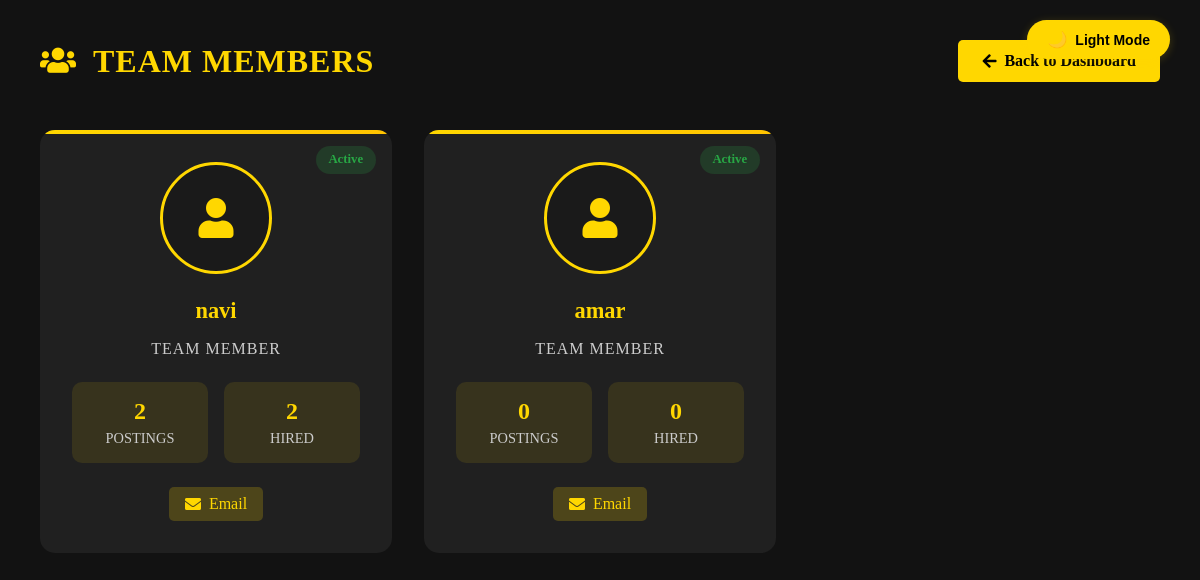
/view_team_members (signed in), run on an earlier commit of the app's database.
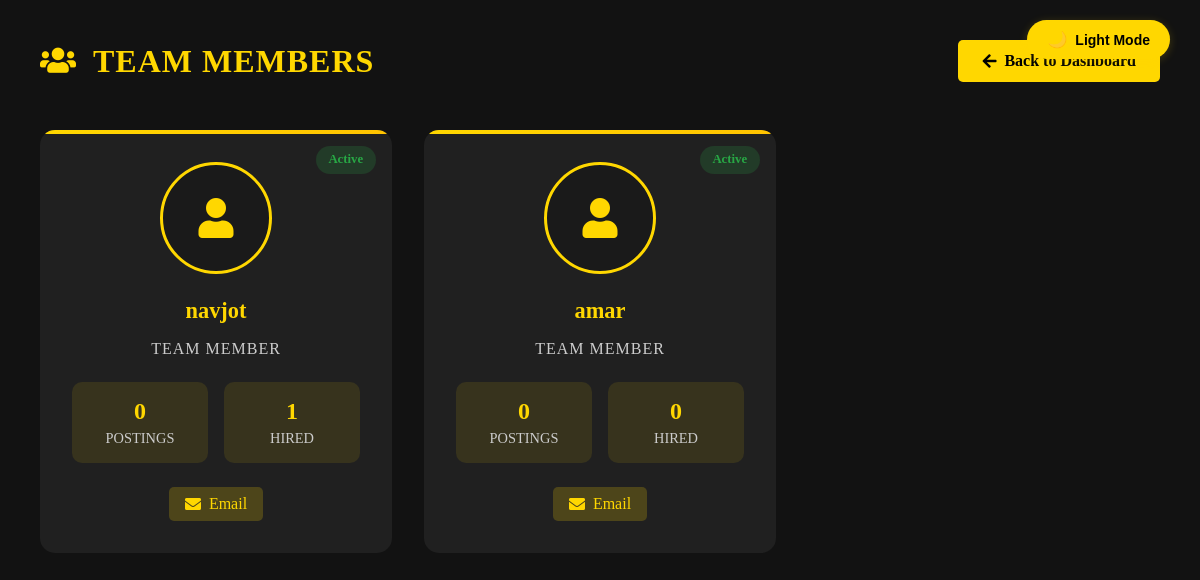
And on a later commit of the database.
### models.py (models this page shows)
class User(db.Model, UserMixin):
    id = db.Column(db.Integer, primary_key=True)
    name = db.Column(db.String(100), nullable=False)
    email = db.Column(db.String(100), nullable=False, unique=True)
    password = db.Column(db.String(255), nullable=False)
    role_id = db.Column(db.Integer, db.ForeignKey('role.id'), nullable=False, default=2)
    flag = db.Column(db.Boolean, default=False)
    created_at = db.Column(db.DateTime, default=datetime.utcnow)
    role = db.relationship('Role', backref=db.backref('users', lazy=True))

### app.py (the view)
@app.route('/view_team_members')
def view_team_members():
    if 'role' not in session or session['role'] not in ['employee', 'admin']:
        flash("Access Denied!", "danger")
        return redirect(url_for('employee_dashboard'))
    user = User.query.filter_by(email=session['user_email']).first()
    team_members = User.query.all()
    team_stats = {}
    for member in team_members:
        jobs_count = Job.query.filter_by(employee_email=member.email).count()
        hired_count = Hired.query.filter_by(employee_email=member.email).count()
        team_stats[member.email] = {
            'jobs_count': jobs_count,
            'hired_count': hired_count
        }
    return render_template('view_team_members.html', team_members=team_members, team_stats=team_stats)

### static/templates/view_team_members.html (shortened to what this page needs)
<!DOCTYPE html>
<html lang="en">
<head>
    <link rel="stylesheet" href="{{ url_for('static', filename='css/team.css') }}">
    <link rel="stylesheet" href="https://cdnjs.cloudflare.com/ajax/libs/font-awesome/5.15.4/css/all.min.css">
</head>
<body>
    <button class="toggle-mode" onclick="toggleMode()">Light Mode</button>
    <div class="team-container">
        <div class="page-header">
            <h2 class="page-title">
                <i class="fas fa-users"></i> Team Members
            </h2>
            <a href="{{ url_for('employee_dashboard') }}" class="back-button">
                <i class="fas fa-arrow-left"></i> Back to Dashboard
            </a>
        </div>
        <div class="team-grid">
            {% for member in team_members[1::] %}
            <div class="team-member-card">
                <div class="member-avatar">
                    <i class="fas fa-user"></i>
                </div>
                <div class="member-info">
                    <h3 class="member-name">{{ member.name }}</h3>
                    <p class="member-role">Team Member</p>
                    <div class="member-stats">
                        <div class="stat-item">
                            <div class="stat-value">{{ team_stats[member.email].jobs_count }}</div>
                            <div class="stat-label">Postings</div>
                        </div>
                        <div class="stat-item">
                            <div class="stat-value">{{ team_stats[member.email].hired_count }}</div>
                            <div class="stat-label">Hired</div>
                        </div>
                    </div>
                    <div class="member-contact">
                        <a href="mailto:{{ member.email }}" class="contact-button email-button">
                            <i class="fas fa-envelope"></i> Email
                        </a>
                    </div>
                </div>
                <div class="status-badge status-active">Active</div>
            </div>
            {% endfor %}
        </div>
    </div>
</body>
</html>

What changed in the data, as far as the page shows it:
changed User: name "navi" → "navjot"; email "2" → "0"; email "2" → "1"
